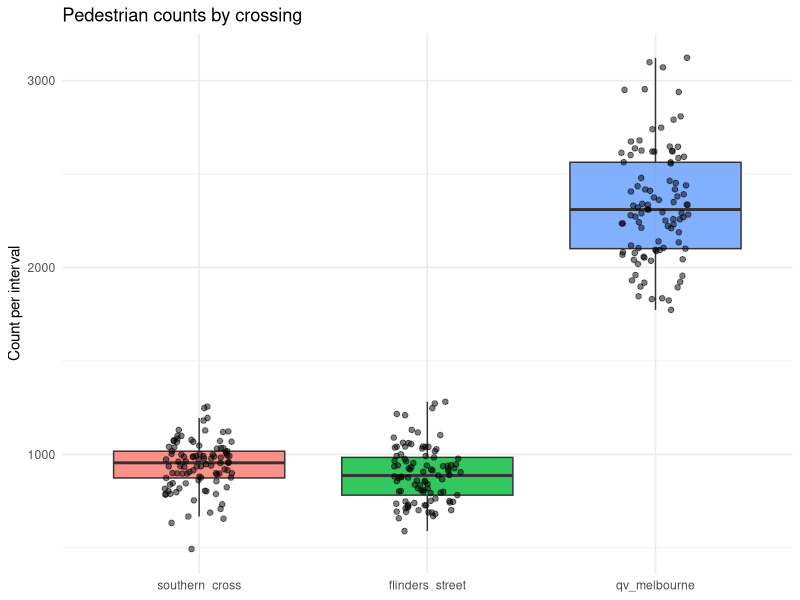
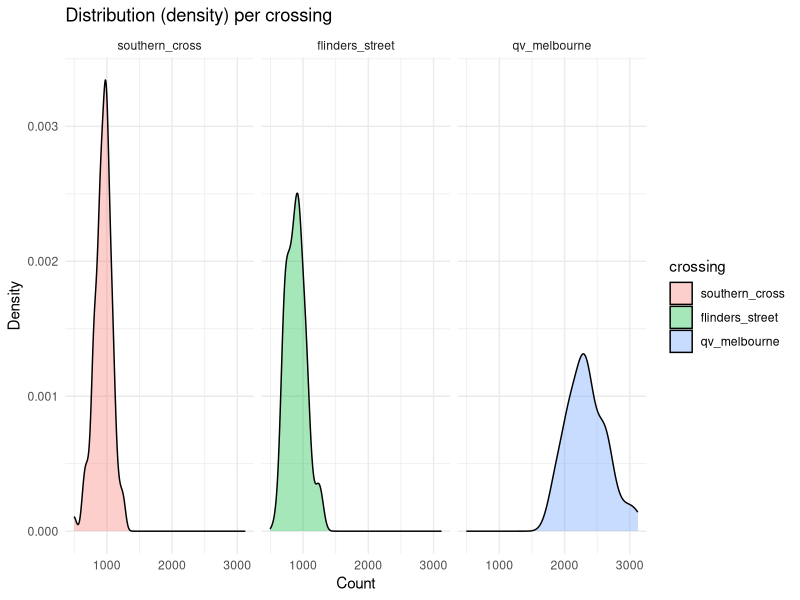
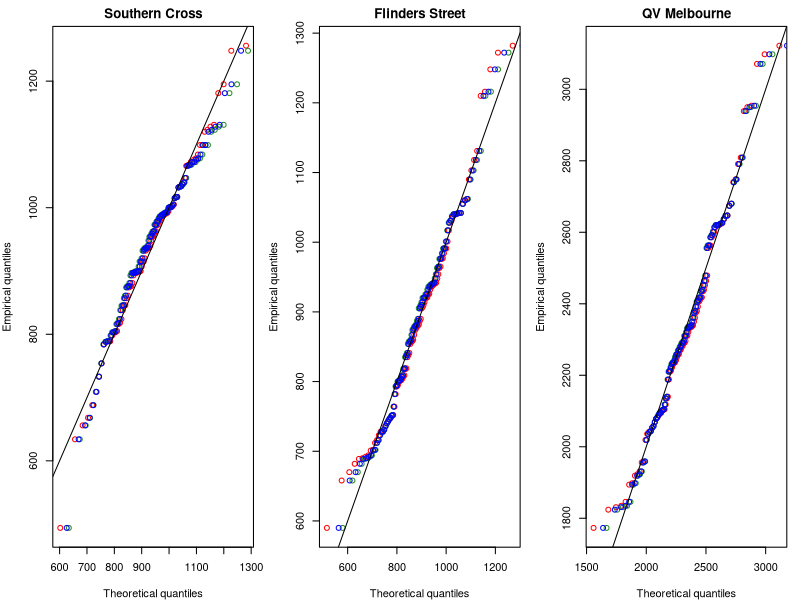

R code for these plots, in order:
## ---- chunk 1
#| label: setup
#| include: false
#| echo: false
#| message: false
#| warning: false

knitr::opts_chunk$set(fig.align = "center", fig.width = 8, fig.height = 5, dpi = 150)

library(tidyverse)
library(boot)
library(MASS)

set.seed(355435)  

B <- 5000
## ---- chunk 2
pedestrian_df <- read.csv(here::here("data/pedestrians.csv"))
## ---- chunk 3
pedestrian_long <- pedestrian_df %>%
  mutate(obs = row_number()) %>%
  pivot_longer(-obs, names_to = "crossing", values_to = "count") %>%
  mutate(crossing = factor(crossing,
                           levels = c("southern_cross","flinders_street","qv_melbourne")))

# Box + jitter (great manager slide)
ggplot(pedestrian_long, aes(x = crossing, y = count, fill = crossing)) +
  geom_boxplot(outlier.shape = NA, alpha = 0.8) +
  geom_jitter(width = 0.15, alpha = 0.5, size = 1.6) +
  labs(title = "Pedestrian counts by crossing", x = NULL, y = "Count per interval") +
  theme_minimal() + theme(legend.position = "none")

# Density (shape of distributions)
ggplot(pedestrian_long, aes(x = count, fill = crossing)) +
  geom_density(alpha = 0.35) +
  facet_wrap(~ crossing, scales = "fixed") +
  labs(title = "Distribution (density) per crossing", x = "Count", y = "Density") +
  theme_minimal()

## ---- chunk 4
desc <- pedestrian_long |>
  group_by(crossing) |>
  summarise(
    n     = n(),
    mean  = mean(count),
    median= median(count),
    sd    = sd(count),
    min   = min(count),
    max   = max(count),
    iqr   = IQR(count),
    .groups = "drop"
)

## ---- chunk 5
# Southern Cross
sc <- pedestrian_df$southern_cross
fit_sc_norm  <- fitdistr(sc, "normal")
fit_sc_logn  <- fitdistr(sc, "lognormal")
fit_sc_gamma <- fitdistr(sc, "gamma")   

sc_models <- tibble(
  crossing = "southern_cross",
  model    = c("normal","lognormal","gamma"),
  logLik   = c(logLik(fit_sc_norm)[1],  logLik(fit_sc_logn)[1],  logLik(fit_sc_gamma)[1]),
  AIC      = c(AIC(fit_sc_norm),        AIC(fit_sc_logn),        AIC(fit_sc_gamma)),

  mean_est = c(
    unname(fit_sc_norm$estimate["mean"]),
    exp(fit_sc_logn$estimate["meanlog"] + 0.5*fit_sc_logn$estimate["sdlog"]^2),
    unname(fit_sc_gamma$estimate["shape"] / fit_sc_gamma$estimate["rate"])),
  
  sd_est   = c(
    unname(fit_sc_norm$estimate["sd"]),
    sqrt((exp(fit_sc_logn$estimate["sdlog"]^2) - 1) *
         exp(2*fit_sc_logn$estimate["meanlog"] + fit_sc_logn$estimate["sdlog"]^2)),
    sqrt(unname(fit_sc_gamma$estimate["shape"]) / (unname(fit_sc_gamma$estimate["rate"])^2))))

# Flinders Street
fl <- pedestrian_df$flinders_street
fit_fl_norm  <- fitdistr(fl, "normal")
fit_fl_logn  <- fitdistr(fl, "lognormal")
fit_fl_gamma <- fitdistr(fl, "gamma")

fl_models <- tibble(
  crossing = "flinders_street",
  model    = c("normal","lognormal","gamma"),
  logLik   = c(logLik(fit_fl_norm)[1],  logLik(fit_fl_logn)[1],  logLik(fit_fl_gamma)[1]),
  AIC      = c(AIC(fit_fl_norm),        AIC(fit_fl_logn),        AIC(fit_fl_gamma)),

  mean_est = c(
    unname(fit_fl_norm$estimate["mean"]),
    exp(fit_fl_logn$estimate["meanlog"] + 0.5*fit_fl_logn$estimate["sdlog"]^2),
    unname(fit_fl_gamma$estimate["shape"] / fit_fl_gamma$estimate["rate"])),
  
  sd_est   = c(
    unname(fit_fl_norm$estimate["sd"]),
    sqrt((exp(fit_fl_logn$estimate["sdlog"]^2) - 1) *
         exp(2*fit_fl_logn$estimate["meanlog"] + fit_fl_logn$estimate["sdlog"]^2)),
    sqrt(unname(fit_fl_gamma$estimate["shape"]) / (unname(fit_fl_gamma$estimate["rate"])^2))))

# QV Melbourne
qv <- pedestrian_df$qv_melbourne
fit_qv_norm  <- fitdistr(qv, "normal")
fit_qv_logn  <- fitdistr(qv, "lognormal")
fit_qv_gamma <- fitdistr(qv, "gamma")

qv_models <- tibble(
  crossing = "qv_melbourne",
  model    = c("normal","lognormal","gamma"),
  logLik   = c(logLik(fit_qv_norm)[1],  logLik(fit_qv_logn)[1],  logLik(fit_qv_gamma)[1]),
  AIC      = c(AIC(fit_qv_norm),        AIC(fit_qv_logn),        AIC(fit_qv_gamma)),

  mean_est = c(
    unname(fit_qv_norm$estimate["mean"]),
    exp(fit_qv_logn$estimate["meanlog"] + 0.5*fit_qv_logn$estimate["sdlog"]^2),
    unname(fit_qv_gamma$estimate["shape"] / fit_qv_gamma$estimate["rate"])),
  
  sd_est   = c(
    unname(fit_qv_norm$estimate["sd"]),
    sqrt((exp(fit_qv_logn$estimate["sdlog"]^2) - 1) *
         exp(2*fit_qv_logn$estimate["meanlog"] + fit_qv_logn$estimate["sdlog"]^2)),
    sqrt(unname(fit_qv_gamma$estimate["shape"]) / (unname(fit_qv_gamma$estimate["rate"])^2))))

mle_fits <- bind_rows(sc_models, fl_models, qv_models) |>
  arrange(crossing, AIC)

mle_fits
## ---- chunk 6
par(mfrow = c(1,3), mar = c(4,4,2,1))

## Southern Cross 
x <- sort(sc); n <- length(x); p <- (seq_len(n)-0.5)/n
qN <- qnorm(p,  mean = fit_sc_norm$estimate["mean"],    sd    = fit_sc_norm$estimate["sd"])
qL <- qlnorm(p, meanlog = fit_sc_logn$estimate["meanlog"], sdlog = fit_sc_logn$estimate["sdlog"])
qG <- qgamma(p, shape = fit_sc_gamma$estimate["shape"], rate = fit_sc_gamma$estimate["rate"])
plot(qN, x, xlab="Theoretical quantiles", ylab="Empirical quantiles", main="Southern Cross",
     pch=1, col="red"); points(qL, x, pch=1, col="forestgreen"); points(qG, x, pch=1, col="blue"); abline(0,1)

# Flinders Street
x <- sort(fl); n <- length(x); p <- (seq_len(n)-0.5)/n
qN <- qnorm(p,  mean = fit_fl_norm$estimate["mean"],    sd    = fit_fl_norm$estimate["sd"])
qL <- qlnorm(p, meanlog = fit_fl_logn$estimate["meanlog"], sdlog = fit_fl_logn$estimate["sdlog"])
qG <- qgamma(p, shape = fit_fl_gamma$estimate["shape"], rate = fit_fl_gamma$estimate["rate"])
plot(qN, x, xlab="Theoretical quantiles", ylab="Empirical quantiles", main="Flinders Street",
     pch=1, col="red"); points(qL, x, pch=1, col="forestgreen"); points(qG, x, pch=1, col="blue"); abline(0,1)

# QV Melbourne 
x <- sort(qv); n <- length(x); p <- (seq_len(n)-0.5)/n
qN <- qnorm(p,  mean = fit_qv_norm$estimate["mean"],    sd    = fit_qv_norm$estimate["sd"])
qL <- qlnorm(p, meanlog = fit_qv_logn$estimate["meanlog"], sdlog = fit_qv_logn$estimate["sdlog"])
qG <- qgamma(p, shape = fit_qv_gamma$estimate["shape"], rate = fit_qv_gamma$estimate["rate"])
plot(qN, x, xlab="Theoretical quantiles", ylab="Empirical quantiles", main="QV Melbourne",
     pch=1, col="red"); points(qL, x, pch=1, col="forestgreen"); points(qG, x, pch=1, col="blue"); abline(0,1)

par(mfrow = c(1,1))



